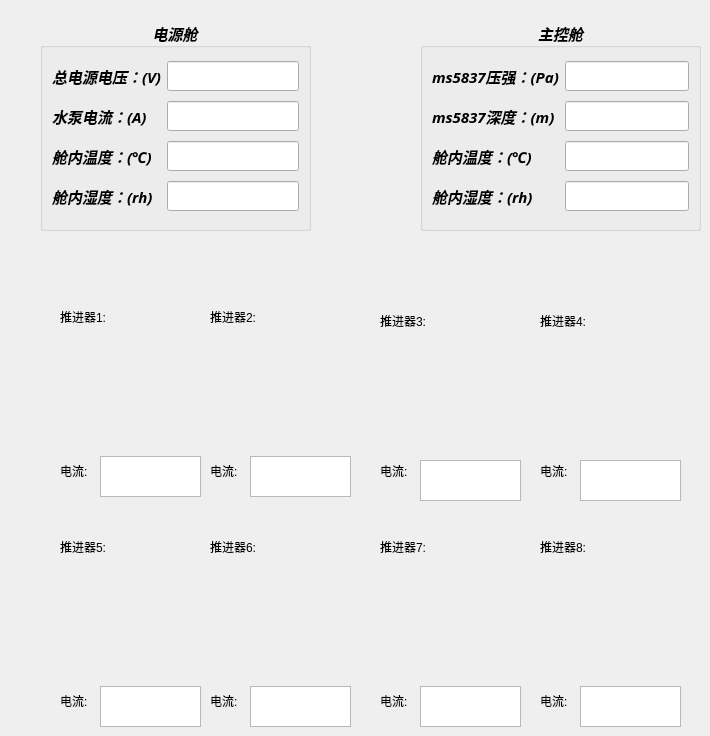
   <widget class="QWidget" name="widget">
    <attribute name="title">
     <string>船体健康监测</string>
    </attribute>
    <widget class="QGroupBox" name="groupBox_7">
     <property name="geometry">
      <rect>
       <x>40</x>
       <y>20</y>
       <width>271</width>
       <height>211</height>
      </rect>
     </property>
     <property name="font">
      <font>
       <family>Yrsa Light</family>
       <pointsize>11</pointsize>
       <italic>true</italic>
       <bold>true</bold>
      </font>
     </property>
     <property name="layoutDirection">
      <enum>Qt::LeftToRight</enum>
     </property>
     <property name="title">
      <string>电源舱</string>
     </property>
     <property name="alignment">
      <set>Qt::AlignCenter</set>
     </property>
     <layout class="QGridLayout" name="gridLayout_6">
      <item row="3" column="1">
       <widget class="QLineEdit" name="humidity2"/>
      </item>
      <item row="0" column="0">
       <widget class="QLabel" name="label_45">
        <property name="text">
         <string>总电源电压：(V)</string>
        </property>
       </widget>
      </item>
      <item row="2" column="1">
       <widget class="QLineEdit" name="temperator2"/>
      </item>
      <item row="1" column="1">
       <widget class="QLineEdit" name="bumpI"/>
      </item>
      <item row="2" column="0">
       <widget class="QLabel" name="label_142">
        <property name="text">
         <string>舱内温度：(℃)</string>
        </property>
       </widget>
      </item>
      <item row="0" column="1">
       <widget class="QLineEdit" name="allU"/>
      </item>
      <item row="1" column="0">
       <widget class="QLabel" name="label_53">
        <property name="text">
         <string>水泵电流：(A)</string>
        </property>
       </widget>
      </item>
      <item row="3" column="0">
       <widget class="QLabel" name="label_143">
        <property name="text">
         <string>舱内湿度：(rh)</string>
        </property>
       </widget>
      </item>
     </layout>
    </widget>
    <widget class="QGroupBox" name="groupBox_8">
     <property name="geometry">
      <rect>
       <x>420</x>
       <y>20</y>
       <width>281</width>
       <height>211</height>
      </rect>
     </property>
     <property name="font">
      <font>
       <family>Yrsa Light</family>
       <pointsize>11</pointsize>
       <italic>true</italic>
       <bold>true</bold>
      </font>
     </property>
     <property name="title">
      <string>主控舱</string>
     </property>
     <property name="alignment">
      <set>Qt::AlignCenter</set>
     </property>
     <layout class="QGridLayout" name="gridLayout_12">
      <item row="0" column="1">
       <widget class="QLineEdit" name="shui_ya"/>
      </item>
      <item row="1" column="0">
       <widget class="QLabel" name="label_62">
        <property name="text">
         <string>ms5837深度：(m)</string>
        </property>
       </widget>
      </item>
      <item row="0" column="0">
       <widget class="QLabel" name="label_61">
        <property name="text">
         <string>ms5837压强：(Pa)</string>
        </property>
       </widget>
      </item>
      <item row="4" column="0">
       <widget class="QLabel" name="label_137">
        <property name="text">
         <string>舱内湿度：(rh)</string>
        </property>
       </widget>
      </item>
      <item row="4" column="1">
       <widget class="QLineEdit" name="humidity1"/>
      </item>
      <item row="3" column="0">
       <widget class="QLabel" name="label_136">
        <property name="text">
         <string>舱内温度：(℃)</string>
        </property>
       </widget>
      </item>
      <item row="3" column="1">
       <widget class="QLineEdit" name="temperator1"/>
      </item>
      <item row="1" column="1">
       <widget class="QLineEdit" name="shui_shen"/>
      </item>
     </layout>
    </widget>
    <widget class="QTextBrowser" name="I_9">
     <property name="geometry">
      <rect>
       <x>100</x>
       <y>456</y>
       <width>101</width>
       <height>41</height>
      </rect>
     </property>
    </widget>
    <widget class="GaugeCar" name="widget_10">
     <property name="geometry">
      <rect>
       <x>60</x>
       <y>326</y>
       <width>141</width>
       <height>131</height>
      </rect>
     </property>
     <property name="maxValue">
      <double>100.000000000000000</double>
     </property>
     <property name="value">
      <double>50.000000000000000</double>
     </property>
    </widget>
    <widget class="QLabel" name="label_90">
     <property name="geometry">
      <rect>
       <x>60</x>
       <y>306</y>
       <width>71</width>
       <height>21</height>
      </rect>
     </property>
     <property name="text">
      <string>推进器1:</string>
     </property>
    </widget>
    <widget class="QLabel" name="label_56">
     <property name="geometry">
      <rect>
       <x>60</x>
       <y>460</y>
       <width>41</width>
       <height>21</height>
      </rect>
     </property>
     <property name="text">
      <string>电流:</string>
     </property>
    </widget>
    <widget class="QTextBrowser" name="I_10">
     <property name="geometry">
      <rect>
       <x>250</x>
       <y>456</y>
       <width>101</width>
       <height>41</height>
      </rect>
     </property>
    </widget>
    <widget class="GaugeCar" name="widget_11">
     <property name="geometry">
      <rect>
       <x>210</x>
       <y>326</y>
       <width>141</width>
       <height>131</height>
      </rect>
     </property>
    </widget>
    <widget class="QLabel" name="label_91">
     <property name="geometry">
      <rect>
       <x>210</x>
       <y>306</y>
       <width>71</width>
       <height>21</height>
      </rect>
     </property>
     <property name="text">
      <string>推进器2:</string>
     </property>
    </widget>
    <widget class="QLabel" name="label_57">
     <property name="geometry">
      <rect>
       <x>210</x>
       <y>460</y>
       <width>41</width>
       <height>21</height>
      </rect>
     </property>
     <property name="text">
      <string>电流:</string>
     </property>
    </widget>
    <widget class="QTextBrowser" name="I_11">
     <property name="geometry">
      <rect>
       <x>420</x>
       <y>460</y>
       <width>101</width>
       <height>41</height>
      </rect>
     </property>
    </widget>
    <widget class="GaugeCar" name="widget_12">
     <property name="geometry">
      <rect>
       <x>380</x>
       <y>330</y>
       <width>141</width>
       <height>131</height>
      </rect>
     </property>
    </widget>
    <widget class="QLabel" name="label_92">
     <property name="geometry">
      <rect>
       <x>380</x>
       <y>310</y>
       <width>71</width>
       <height>21</height>
      </rect>
     </property>
     <property name="text">
      <string>推进器3:</string>
     </property>
    </widget>
    <widget class="QLabel" name="label_58">
     <property name="geometry">
      <rect>
       <x>380</x>
       <y>460</y>
       <width>41</width>
       <height>21</height>
      </rect>
     </property>
     <property name="text">
      <string>电流:</string>
     </property>
    </widget>
    <widget class="QTextBrowser" name="I_12">
     <property name="geometry">
      <rect>
       <x>580</x>
       <y>460</y>
       <width>101</width>
       <height>41</height>
      </rect>
     </property>
    </widget>
    <widget class="GaugeCar" name="widget_13">
     <property name="geometry">
      <rect>
       <x>540</x>
       <y>330</y>
       <width>141</width>
       <height>131</height>
      </rect>
     </property>
    </widget>
    <widget class="QLabel" name="label_93">
     <property name="geometry">
      <rect>
       <x>540</x>
       <y>310</y>
       <width>71</width>
       <height>21</height>
      </rect>
     </property>
     <property name="text">
      <string>推进器4:</string>
     </property>
    </widget>
    <widget class="QLabel" name="label_59">
     <property name="geometry">
      <rect>
       <x>540</x>
       <y>460</y>
       <width>41</width>
       <height>21</height>
      </rect>
     </property>
     <property name="text">
      <string>电流:</string>
     </property>
    </widget>
    <widget class="QTextBrowser" name="I_13">
     <property name="geometry">
      <rect>
       <x>100</x>
       <y>686</y>
       <width>101</width>
       <height>41</height>
      </rect>
     </property>
    </widget>
    <widget class="GaugeCar" name="widget_14">
     <property name="geometry">
      <rect>
       <x>60</x>
       <y>556</y>
       <width>141</width>
       <height>131</height>
      </rect>
     </property>
    </widget>
    <widget class="QLabel" name="label_94">
     <property name="geometry">
      <rect>
       <x>60</x>
       <y>536</y>
       <width>71</width>
       <height>21</height>
      </rect>
     </property>
     <property name="text">
      <string>推进器5:</string>
     </property>
    </widget>
    <widget class="QLabel" name="label_60">
     <property name="geometry">
      <rect>
       <x>60</x>
       <y>690</y>
       <width>41</width>
       <height>21</height>
      </rect>
     </property>
     <property name="text">
      <string>电流:</string>
     </property>
    </widget>
    <widget class="QTextBrowser" name="I_14">
     <property name="geometry">
      <rect>
       <x>250</x>
       <y>686</y>
       <width>101</width>
       <height>41</height>
      </rect>
     </property>
    </widget>
    <widget class="GaugeCar" name="widget_15">
     <property name="geometry">
      <rect>
       <x>210</x>
       <y>556</y>
       <width>141</width>
       <height>131</height>
      </rect>
     </property>
    </widget>
    <widget class="QLabel" name="label_95">
     <property name="geometry">
      <rect>
       <x>210</x>
       <y>536</y>
       <width>71</width>
       <height>21</height>
      </rect>
     </property>
     <property name="text">
      <string>推进器6:</string>
     </property>
    </widget>
    <widget class="QLabel" name="label_63">
     <property name="geometry">
      <rect>
       <x>210</x>
       <y>690</y>
       <width>41</width>
       <height>21</height>
      </rect>
     </property>
     <property name="text">
      <string>电流:</string>
     </property>
    </widget>
    <widget class="QTextBrowser" name="I_15">
     <property name="geometry">
      <rect>
       <x>420</x>
       <y>686</y>
       <width>101</width>
       <height>41</height>
      </rect>
     </property>
    </widget>
    <widget class="GaugeCar" name="widget_16">
     <property name="geometry">
      <rect>
       <x>380</x>
       <y>556</y>
       <width>141</width>
       <height>131</height>
      </rect>
     </property>
    </widget>
    <widget class="QLabel" name="label_96">
     <property name="geometry">
      <rect>
       <x>380</x>
       <y>536</y>
       <width>71</width>
       <height>21</height>
      </rect>
     </property>
     <property name="text">
      <string>推进器7:</string>
     </property>
    </widget>
    <widget class="QLabel" name="label_64">
     <property name="geometry">
      <rect>
       <x>380</x>
       <y>690</y>
       <width>41</width>
       <height>21</height>
      </rect>
     </property>
     <property name="text">
      <string>电流:</string>
     </property>
    </widget>
    <widget class="QTextBrowser" name="I_16">
     <property name="geometry">
      <rect>
       <x>580</x>
       <y>686</y>
       <width>101</width>
       <height>41</height>
      </rect>
     </property>
    </widget>
    <widget class="GaugeCar" name="widget_17">
     <property name="geometry">
      <rect>
       <x>540</x>
       <y>556</y>
       <width>141</width>
       <height>131</height>
      </rect>
     </property>
    </widget>
    <widget class="QLabel" name="label_97">
     <property name="geometry">
      <rect>
       <x>540</x>
       <y>536</y>
       <width>71</width>
       <height>21</height>
      </rect>
     </property>
     <property name="text">
      <string>推进器8:</string>
     </property>
    </widget>
    <widget class="QLabel" name="label_65">
     <property name="geometry">
      <rect>
       <x>540</x>
       <y>690</y>
       <width>41</width>
       <height>21</height>
      </rect>
     </property>
     <property name="text">
      <string>电流:</string>
     </property>
    </widget>
   </widget>
